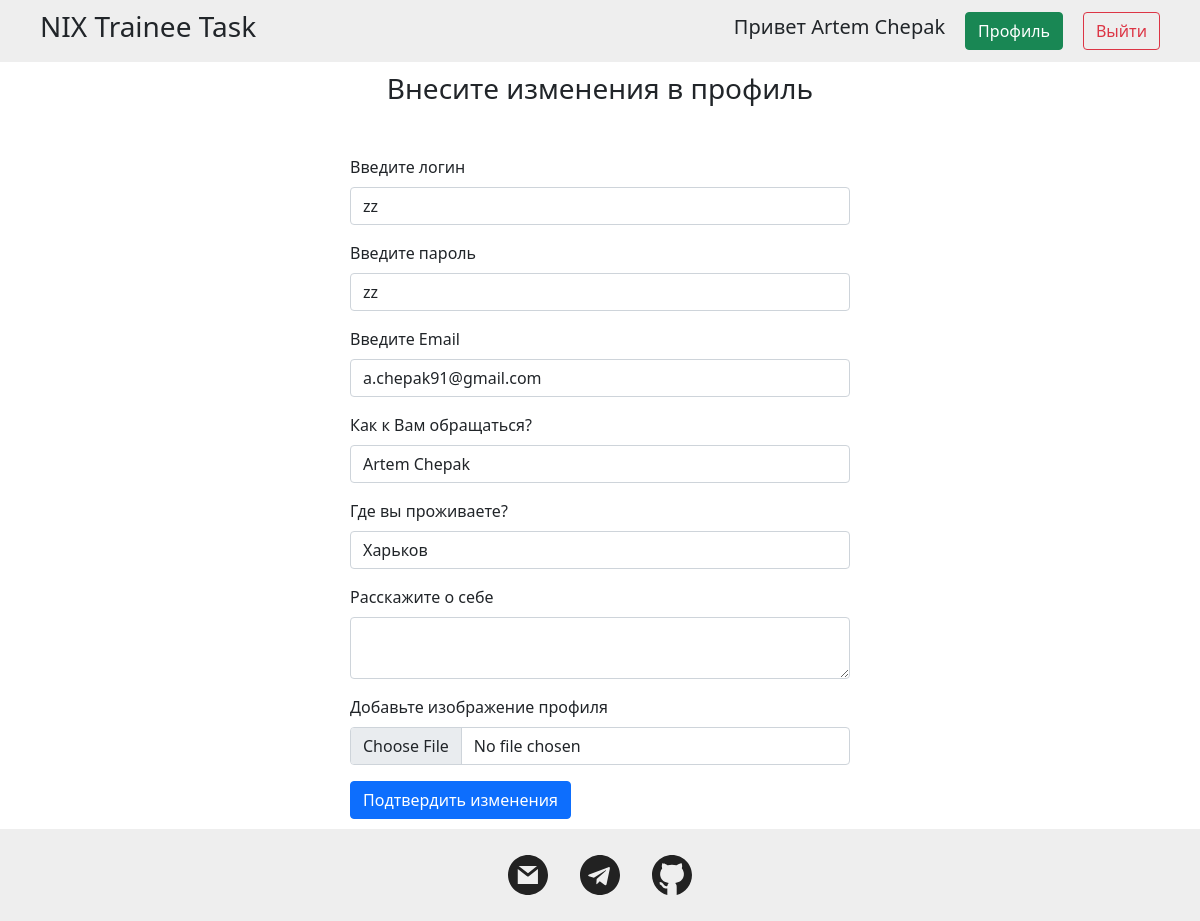
The page /profileUpdate (signed in) on the database its author committed.
### tables this page shows
CREATE TABLE `users` (
  `id` int(11) NOT NULL,
  `login` varchar(100) NOT NULL,
  `password` varchar(500) NOT NULL,
  `email` varchar(255) NOT NULL,
  `name` varchar(500) DEFAULT NULL,
  `city` varchar(500) DEFAULT NULL,
  `info` longtext DEFAULT NULL,
  `image` varchar(500) DEFAULT NULL
);

### controllers/MainController.php (called while the page is built, shortened)
<?php
class MainController
{
    public function profileUpdate(Router $router)
    {
        $profile = $router->profile->viewProfile();
        $router->renderView('\profileUpdate', [
            'userData' => $profile
        ]);
    }
}

### public/index.php (called while the page is built, shortened)
<?php
$router = new Router();
$router->get('/', [MainController::class, 'index']);
$router->get('/index', [MainController::class, 'index']);
$router->get('/login', [MainController::class, 'login']);
$router->post('/login', [MainController::class, 'login']);
$router->post('/registrationSuccess', [MainController::class, 'registrationSuccess']);
$router->get('/registrationSuccess', [MainController::class, 'registrationSuccess']);
$router->get('/registration', [MainController::class, 'registration']);
$router->post('/registration', [MainController::class, 'registration']);
$router->get('/profile', [MainController::class, 'profile']);
$router->get('/profileUpdate', [MainController::class, 'profileUpdate']);
$router->post('/profileUpdate', [MainController::class, 'profileUpdate']);
$router->get('/clear', [MainController::class, 'clear']);
$router->resolve();

### ActiveRecord.php (called while the page is built, shortened)
<?php
class ActiveRecord
{
    public PDO $pdo;
    public $select;
    public $from;
    public $where;
    public $and;
    public function __construct()
    {
        $this->pdo = new PDO('mysql:host=localhost;port=3306;dbname=nix-trainee-task', 'root', '');
        $this->pdo->setAttribute(PDO::ATTR_ERRMODE, PDO::ERRMODE_EXCEPTION);
    }
    public function select($select)
    {
        $this->select = 'SELECT ' . $select;
    }
    public function from($from)
    {
        $this->from = ' FROM ' . $from;
    }
    public function where($key, $value)
    {
        $this->where = ' WHERE ' . $key . " = " . $value;
    }
    public function getQuery()
    {
        $query = $this->select . $this->from . $this->where . $this->and;
        return $query;
    }
    public function executeQuery($query)
    {
        $statement = $this->pdo->prepare($query);
        $statement->execute();
        return $statement;
    }
}

### models/Profile.php (called while the page is built, shortened)
<?php
class Profile extends ActiveRecord
{
    private $table = 'users';
    public function viewProfile()
    {
        $id = $_COOKIE['id'] ?? null;
        $profile = new Profile();
        $profile->select('*');
        $profile->from($this->table);
        $profile->where('id', "'{$id}'");
        $query = $profile->getQuery();
        $result = $profile->executeQuery($query);
        return $result->fetchAll(PDO::FETCH_ASSOC)[0];
    }
}

### views/profileUpdate.php (the view)
<h3 class="text-center">Внесите изменения в профиль</h3>
<form action="" class="main__form" method="post" enctype="multipart/form-data">
    <div class="mb-3">
        <label for="login" class="form-label">Введите логин</label>
        <input type="text" class="form-control" name="login" value="<?php echo $userData['login'] ?>">
    </div>
    <div class="mb-3">
        <label for="password" class="form-label">Введите пароль</label>
        <input type="text" class="form-control" name="password" value="<?php echo $userData['password'] ?>">
    </div>
    <div class="mb-3">
        <label for="email" class="form-label">Введите Email</label>
        <input type="email" class="form-control" name="email" value="<?php echo $userData['email'] ?>">
    </div>
    <div class="mb-3">
        <label for="name" class="form-label">Как к Вам обращаться?</label>
        <input type="text" class="form-control" name="name" value="<?php echo $userData['name'] ?>">
    </div>
    <div class="mb-3">
        <label for="city" class="form-label">Где вы проживаете?</label>
        <input type="text" class="form-control" name="city" value="<?php echo $userData['city'] ?>">
    </div>
    <div class="mb-3">
        <label for="about" class="form-label">Расскажите о себе</label>
        <textarea class="form-control" name="info"><?php echo $userData['info'] ?>
        </textarea>
    </div>
    <div class="mb-3">
        <label for="image" class="form-label">Добавьте изображение профиля</label>
        <input type="file" class="form-control" name="image">
    </div>
    <button type="submit" class="btn btn-primary">Подтвердить изменения</button>
</form>

### public/style.css (style rules this page uses)
.main__form { width: 500px; margin: 50px auto 0; }

### rows shown on the page
users: login "zz", password "zz", email "a.chepak91@gmail.com", name "Artem Chepak", city "Харьков"

### other values the page prints
$_COOKIE["user"] "Artem Chepak"
